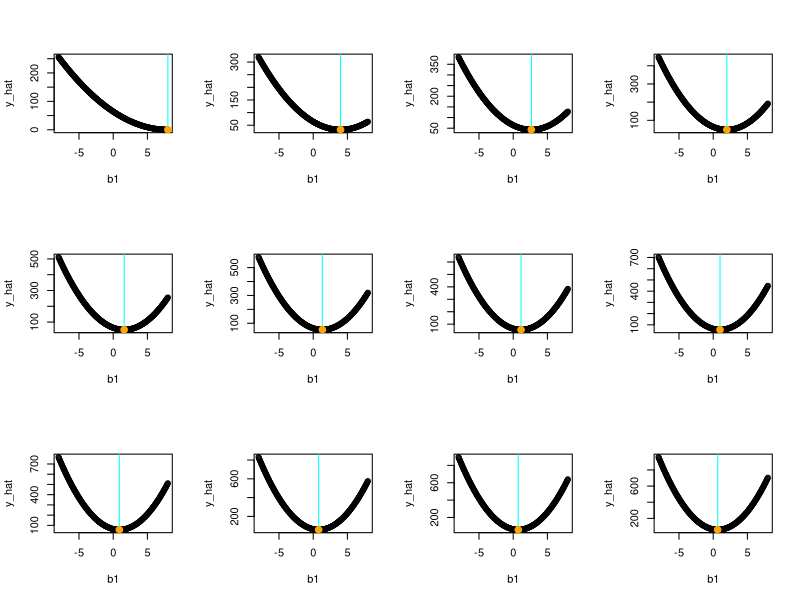
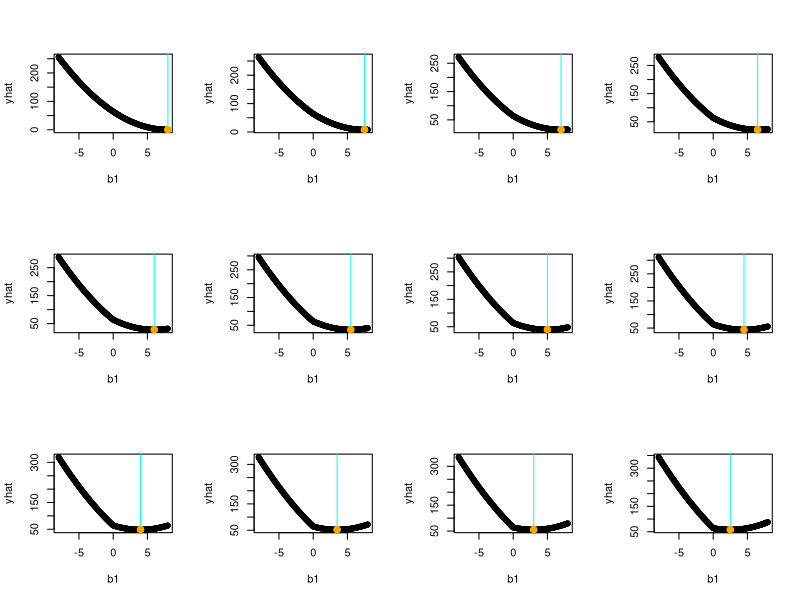

Source code (R) for these figures, in order:
## ---- chunk 1
par(mfrow = c(3, 4))  # Draw graphs in 3 rows, 4 columns.
for (A in seq(0, 11)) {
  y1    = 8
  b1    = seq(-8, 8, by = 0.05)
  y_hat = ((y1 - b1)^2) + (A*b1^2)
  
  plot(b1, y_hat)
  abline(v = y1/(1 + A), col = 'cyan', lwd = 1)
  points(b1[which.min(y_hat)], y_hat[which.min(y_hat)],  col = 'orange', cex = 2, pch = 20)
}
## ---- chunk 2
opt.y.lasso = function(y, a) {
  if (y > a/2)        return(y- a/2)
  if (y < -a/2)       return(y + a/2)
  if (abs(y) <= a/2)  return(0)
}

par(mfrow = c(3, 4))  # Draw graphs in 3 rows, 4 columns.
for (A in seq(0, 11)) {
  y1 = 8
  b1 = seq(-8, 8, by = 0.05)
  yhat = (y1 - b1)^2 + A*abs(b1)
  
  plot(b1, yhat)
  abline(v = opt.y.lasso(y1, A), col = 'cyan', lwd = 1) 
  points(b1[which.min(yhat)], yhat[which.min(yhat)], col = 'orange', cex = 2, pch = 20)
}
